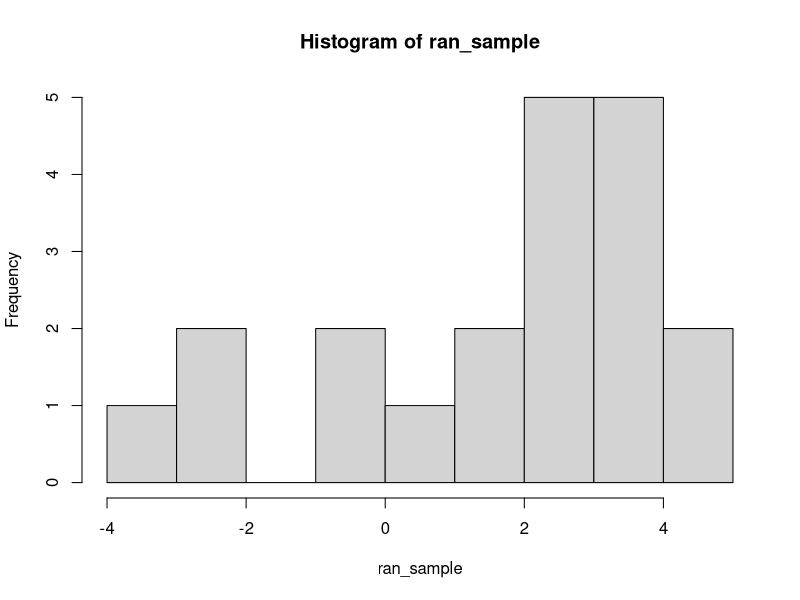
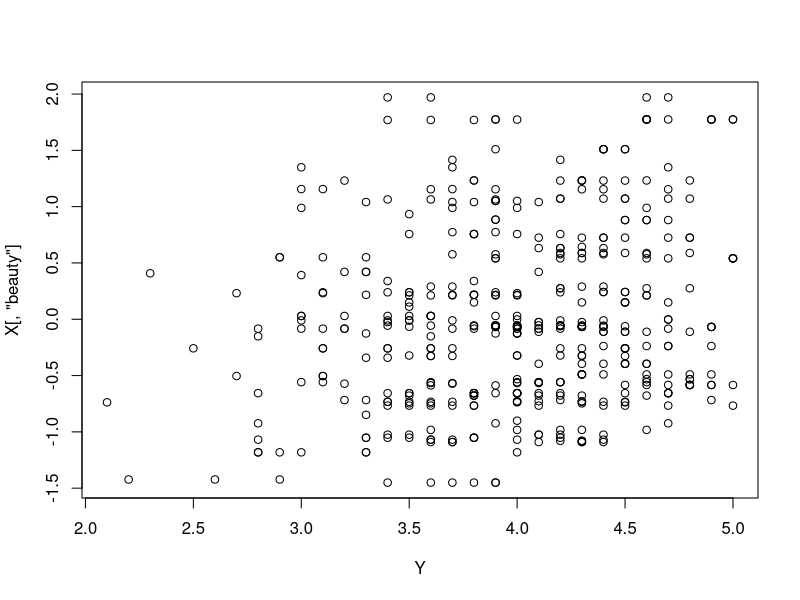

Source code (R) for these figures, in order: (Note: this script raises an error after producing the figures.)
solve_matrix = matrix(c(1, 2, 3, 4,2,1,2,3,3,2,1,2,4,3,2,1),nrow=4,ncol=4)
solve(solve_matrix, matrix(c(5,6,7,8),nrow=4,ncol=1))

ran_sample = rnorm(20, mean=1, sd=2)
mean(ran_sample)
var(ran_sample)
hist(ran_sample)

my_mean <- function(y){
  L = length(y)
  m=0
  for(i in 1:L){
    m = m+y[i]/L
  }
  return(m)
}

my_mean(ran_sample)

my_mean_vector <- function(y){
  L = length(y)
  y = matrix(y,1,L)
  v = matrix(1,L,1)
  m = y %*% v/L
  return(m)
}

my_mean_vector(ran_sample)
install.packages('foreign')
library(foreign)
setwd('C:/Users/Ethan/Desktop/Columbia/Senior_Fall/Advanced_Econometrics/')

data=read.dta('TeachingRatings.dta')
head(data)
Y = data$course_eval
X= cbind(1,data$beauty,data$age)
colnames(X)=c('intercept','beauty','age')
plot(Y, X[,'beauty'])
beta_hat <- ginv(t(X)%*%X)%*%t(X)%*%Y
residual <- Y - X%*%beta_hat
mean(residual)
var(residual)
#test <- lm(Y ~ X[,'beauty']+X[,'age'])
M <- diag(length(Y))-X%*%ginv(t(X)%*%X)%*%t(X)

#iii
var(Y)
SS_res <- sum(residual^2)
SS_total <- sum((y-mean(y)^2))
r_squared <- 1-SS_res/SS_total


#iv
X_age <- cbind(1, data$age)
beta_hat_age <- ginv(t(X_age)%*%X_age)%*%t(X_age)%*%Y
residuals_age <- Y-X_age%*%beta_hat_age
beta_hat_beauty <- ginv(t(X_age)%*%X_age)%*%t(X_age)%*%X[,'beauty']
residsuals_beauty <- X[,'beauty']-X_age%*%beta_hat_beauty
beta_2 <- ginv(t(residsuals_beauty)%*%residsuals_beauty)%*%t(residsuals_beauty)%*%residuals_age
#sign indicates that greater age increases rating by a smalla mount for each extra year of age

#v
Y = data$course_eval
X1 = cbind(1, data$age)
X0 = data$beauty
I = diag(length(y))
M1 = I - X1%*%ginv(t(X1)%*%X1)%*%t(X1)
beta = ginv(t(M1%*%X0)%*%M1%*%X0)%*%t(M1%*%X0)%*%M1%*%Y
